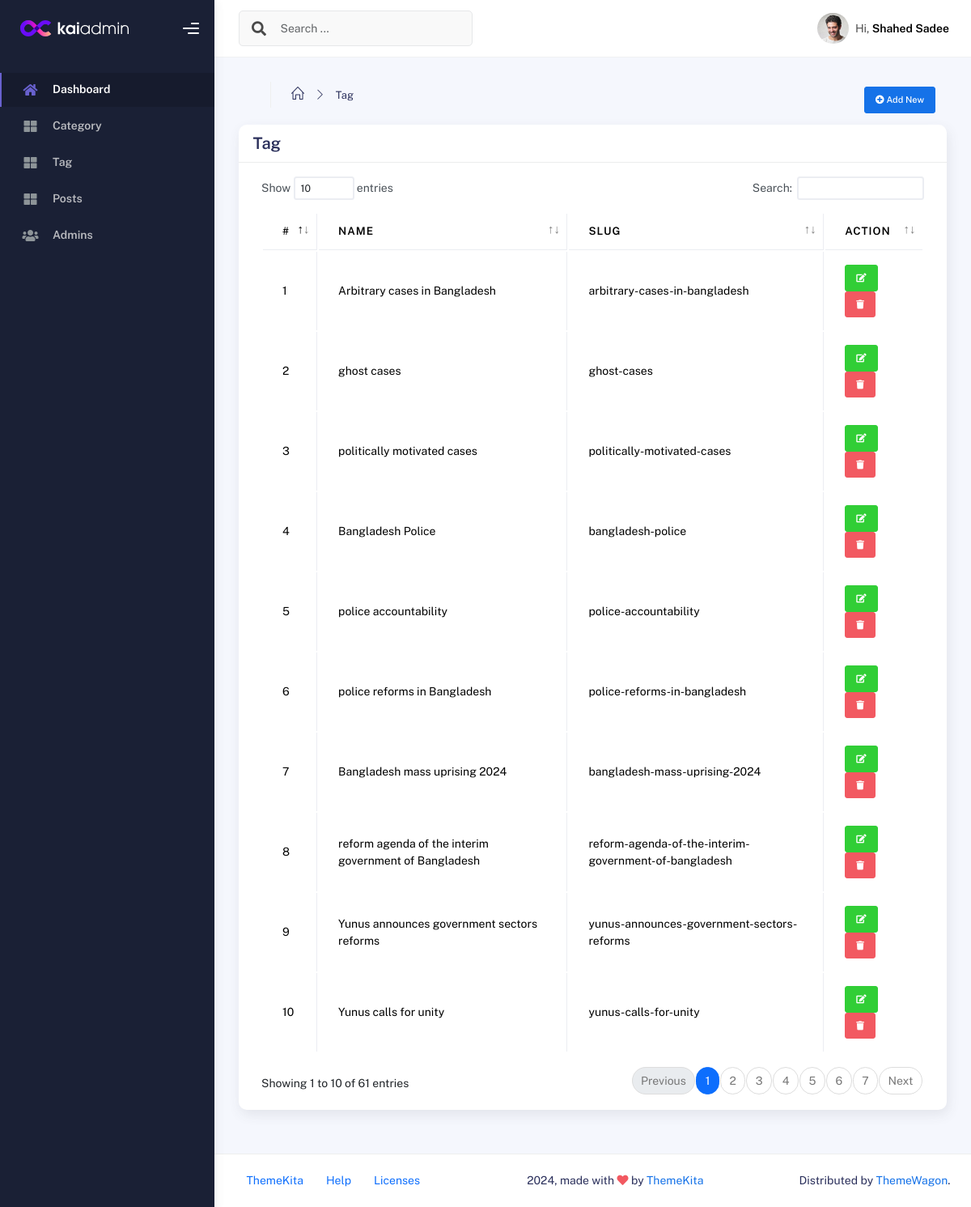
Screenshot of /admin/tag.php (signed in) with the database file from the repository.
### tables this page shows
CREATE TABLE `tag` (
  `id` int NOT NULL,
  `name` varchar(255) NOT NULL,
  `slug` varchar(255) NOT NULL
);

### admin/tag.php (the view, shortened to what this page needs)
<?php
include "layout/head.php";
?>
<body>
    <div class="wrapper">
        <?php
        include "layout/sidebar.php";
        ?>
        <div class="main-panel">
            <div class="main-header">
                <?php
                include "layout/header.php";
                ?>
            </div>
            <div class="container">
                <div class="page-inner">
                    <div class="p-3">
                        <div class="row">
                            <div class="col-md-6">
                                <ul class="breadcrumbs mb-3">
                                    <li class="nav-home">
                                        <a href="dashboard.php">
                                            <i class="icon-home"></i>
                                        </a>
                                    </li>
                                    <li class="separator">
                                        <i class="icon-arrow-right"></i>
                                    </li>
                                    <li class="nav-item">
                                        <a href="tag.php">Tag</a>
                                    </li>
                                </ul>
                            </div>
                            <div class="col-md-6 text-end">
                                <a href="tagCreate.php" class="btn btn-primary btn-sm"><i class="fa fa-plus-circle"></i> Add New</a>
                            </div>
                        </div>
                    </div>
                    <div class="row">
                        <div class="col-md-12">
                            <div class="card">
                                <div class="card-header py-2">
                                    <h4 class="card-title">Tag </h4>
                                </div>
                                <div class="card-body">
                                    <div class="table-responsive">
                                        <table class="table table-bordered" id="datatable">
                                            <thead>
                                                <tr>
                                                    <th scope="col">#</th>
                                                    <th scope="col">Name</th>
                                                    <th scope="col">Slug</th>
                                                    <th scope="col">Action</th>
                                                </tr>
                                            </thead>
                                            <tbody>
                                                <?php
                                                $sql = "SELECT * FROM tag";
                                                $stmt = $pdo->prepare($sql);
                                                $stmt->execute();
                                                $tags = $stmt->fetchAll(PDO::FETCH_OBJ);
                                                foreach ($tags as $key => $tag) {
                                                ?>
                                                    <tr>
                                                        <td><?php echo $key + 1 ?></td>
                                                        <td><?php echo $tag->name ?></td>
                                                        <td><?php echo $tag->slug ?></td>
                                                        <td>
                                                            <a href="tagEdit.php?id=<?php echo $tag->id; ?>" class="btn btn-success btn-sm"><i class="fa fa-edit"></i></a>
                                                            <?php
                                                            if ($_SESSION['role'] == 'admin') { ?>
                                                                <a onclick="return confirm('Are you sure to delete?')" href="tagDelete.php?id=<?php echo $tag->id; ?>" class="btn btn-danger btn-sm"><i class="fa fa-trash"></i></a>
                                                            <?php } ?>
                                                        </td>
                                                    </tr>
                                                <?php
                                                }
                                                ?>
                                            </tbody>
                                        </table>
                                    </div>
                                </div>
                            </div>
                        </div>
                    </div>
                </div>
            </div>
            <?php
            include "layout/footer.php";
            ?>
        </div>
    </div>
</body>
</html>

### rows the page displays
tag: name "Arbitrary cases in Bangladesh", slug "arbitrary-cases-in-bangladesh"
tag: name "ghost cases", slug "ghost-cases"
tag: name "politically motivated cases", slug "politically-motivated-cases"
tag: name "Bangladesh Police", slug "bangladesh-police"
tag: name "police accountability", slug "police-accountability"
tag: name "police reforms in Bangladesh", slug "police-reforms-in-bangladesh"
tag: name "Bangladesh mass uprising 2024", slug "bangladesh-mass-uprising-2024"
tag: name "reform agenda of the interim government of Bangladesh", slug "reform-agenda-of-the-interim-government-of-bangladesh"
tag: name "Yunus announces government sectors reforms", slug "yunus-announces-government-sectors-reforms"
tag: name "Yunus calls for unity", slug "yunus-calls-for-unity"

### other values shown
$_SESSION['name'] "Shahed Sadee"
